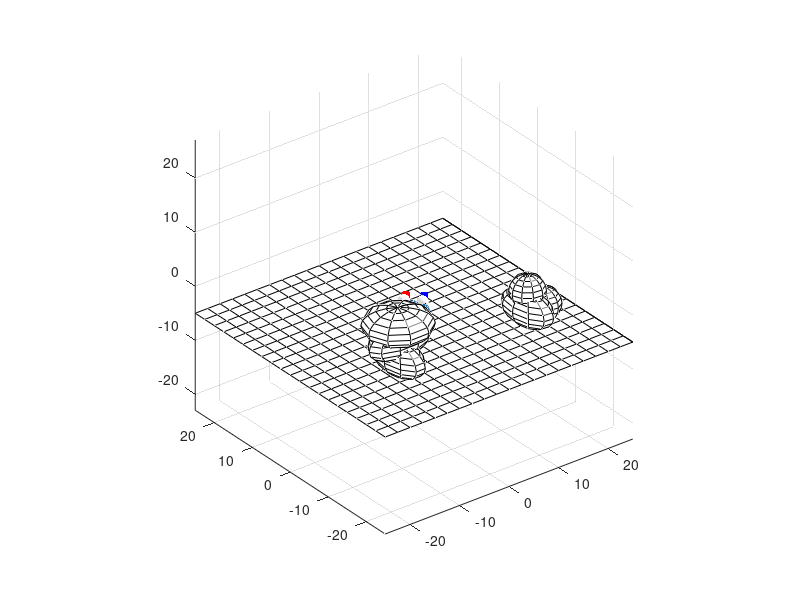

Reproduce this figure in MATLAB. (Note: this script raises an error after producing the figure.)
function DEMO_GenerativeModelsActiveVision
% This demo is associated with the paper 'Generative models for active
% vision' (Parr, Sajid, Da Costa, Mirza, and Friston). It sets out the
% series of steps that could be used by the brain's implicit generative
% model to predict a retinal image. The idea is that each of these
% processes may be seen as factors in a probabilistic generative model that
% could in principle be inverted to recover the message passing in the
% visual system.

% Initialisation
%--------------------------------------------------------------------------
rng default  % For reproducibility

% Priors
%--------------------------------------------------------------------------
% These are categorical distributions over some of the key variables in the
% model. Here, we factorise priors over eye direction into two spatial
% scales, similar to the approach used in Parr and Friston, 2018
% (PMID 29190328) to model visual neglect.

D1 = [0 1 0]';           % Priors over rooms
D2 = [0 1 0 0 0 0 0 0]'; % Priors over heading direction
D3 = [0 1 0 0]';         % Priors over eye direction (course scale)
D4 = [0 0 1 0]';         % Priors over eye direction (fine scale)
D5 = [1 0 0 0 0]';       % Prior over head location

% THE WHAT PATHWAY
%==========================================================================
% Alternative rooms
%--------------------------------------------------------------------------
% Rooms defined as having 2 objects (each of which is chosen from 2
% possible objects) in 2 locations (out of four possibilities).

R{1} = [0 0 2 1]; % Room 1
R{2} = [0 2 0 1]; % Room 2
R{3} = [0 2 2 0]; % Room 3

% Likelihood (of object being in view)
%--------------------------------------------------------------------------
% This is not strictly necessary for what follows, but eliminates surfaces
% that a priori are not in view, based upon the discrete variables above.
% This confers a slight improvement in the speed with which the model may
% be evaluated.

for f1 = 1:length(D1)
    for f2 = 1:length(D2)
        for f3 = 1:length(D3)
            for f4 = 1:length(D4)
                for f5 = 1:length(D5)
                    A1(1,f1,f2,f3,f4,f5) = 1;
                    A2(1,f1,f2,f3,f4,f5) = 1;
                    if find(R{f1},1) == 1
                        if f2 == 1 || f2 == 2 || f2 == 3
                            A1(2,f1,f2,f3,f4,f5) = 1;
                        end
                    elseif find(R{f1},1) == 2
                        if f2 == 1 || f2 == 8 || f2 == 9
                            A1(2,f1,f2,f3,f4,f5) = 1;
                        end
                    elseif find(R{f1},1) == 3
                        if f2 == 5 || f2 == 6 || f2 == 7
                            A1(2,f1,f2,f3,f4,f5) = 1;
                        end
                    end
                    if find(R{f1},1,'last') == 2
                        if f2 == 1 || f2 == 8 || f2 == 9
                            A2(2,f1,f2,f3,f4,f5) = 1;
                        end
                    elseif find(R{f1},1,'last') == 3
                        if f2 == 3 || f2 == 4 || f2 == 5
                            A2(2,f1,f2,f3,f4,f5) = 1;
                        end
                    elseif find(R{f1},1,'last') == 4
                        if f2 == 5 || f2 == 6 || f2 == 7
                            A2(2,f1,f2,f3,f4,f5) = 1;
                        end
                    end    
                end
            end
        end
    end
end

% Sample objects and locations from room
%--------------------------------------------------------------------------
% This generates a matrix OL whose first row indexes identities, and whose
% second row indexes locations.

r  = find(rand < cumsum(D1),1); % Sample from prior
OL = [R{r}(R{r}>0);find(R{r})]; % Specify objects and their locations

A1 = A1(:,r,:,:,:,:);
A2 = A2(:,r,:,:,:,:);

% Define the 2 objects in terms of their constituent parts (assumed
% spherical)
%--------------------------------------------------------------------------
% Here we collate the surfaces of objects defined by sampling from the
% above priors. Each object is defined in terms of a collection of spheres
% that each undergo affine transformations. The collection of spheres
% comprising an object then undergo similar transformations, placing them
% in the room.

T   = [ 13, 13,0;   % Possible translations (rows)
        13,-13,0;
       -13, 13,0;
       -13,-13,0];
XYZ = {};           % Surfaces in scene

% Loop through objects
%--------------------------------------------------------------------------
% Here we loop through the objects identified above, and find their
% constituent surfaces in mesh form.

for i = 1:size(OL,2)
    xyz = gmav_object(OL(1,i));   % Get surfaces of objects
    Q = randn(3,1)/16;            % Rotation
    S = randn(3,1)/16 + 3;        % Scaling
    for j = 1:size(xyz,1)
        [X,Y,Z] = gmav_rotate_scale_translate(Q,S,T(OL(2,i),:)',xyz{j,1},xyz{j,2},xyz{j,3});
        XYZ = [XYZ; {X,Y,Z}];
    end
end

% Add Ground
%--------------------------------------------------------------------------
[Xg, Yg] = meshgrid(-25:2.5:25,-25:2.5:25);
Xg = [Xg Xg(:,end)];
Yg = [Yg Yg(:,end)];
Zg       = -5*ones(size(Xg));

XYZ = [XYZ;{Xg,Yg,Zg}];

% Plot mesh of complete scene
%--------------------------------------------------------------------------
% This displays the surfaces of the scene. We can see everything we have
% done so far as part of the ventral visual pathway, concerned with what is
% in our environment. The next step will be to establish the position of
% the retina in space, which calls upon the dorsal visual pathway, and
% those parts of the brain involved in spatial cognition.

figure('Name','Mesh','Color','w'), clf
for k = 1:size(XYZ,1)
    mesh(XYZ{k,1},XYZ{k,2},XYZ{k,3},'EdgeColor','k'), axis equal, hold on
end

% THE WHERE PATHWAY
%==========================================================================
% Retinal location
%--------------------------------------------------------------------------
% This depends upon 3 things: the location in space (allocentric), the
% direction the head is pointing (allocentric), and the angle of the eyes
% in the head (egocentric)

% 1. Sample head location
%--------------------------------------------------------------------------
r  = find(rand < cumsum(D5),1); % Sample from prior
L = [ 0, 0,1/2;                 % Head locations
      5, 5,1/2;
      5,-5,1/2;
     -5, 5,1/2;
     -5,-5,1/2];
L = L(r,:);

A1 = A1(:,:,:,:,:,r);
A2 = A2(:,:,:,:,:,r);

% 2. Sample head direction
%--------------------------------------------------------------------------
r  = find(rand < cumsum(D2),1); % Sample from prior
H = [(r-1)*pi/4,0];             % Allocentric heading direction

A1 = A1(:,:,r,:,:);
A2 = A2(:,:,r,:,:);

% 3. Sample eye direction
%--------------------------------------------------------------------------
% This involves sampling from both the coarse and fine scale, and
% accounting for convergence of the eyes. 

% 3a. Sample from coarse scale
%--------------------------------------------------------------------------
r  = find(rand < cumsum(D3),1); % Sample from prior
Ec = [];
for i = 1:2
    for j = 1:2
        Ec(end+1,:) = [-pi/16 + (i-1)*pi/8,-pi/16 + (j-1)*pi/8];
    end
end
Ec = Ec(r,:);
A1 = A1(:,:,:,r,:);
A2 = A2(:,:,:,r,:);

E  = [];
for i = 1:2
    for j = 1:2
        E(end+1,:) = Ec + [-pi/32 + (i-1)*pi/16,-pi/16 + (j-1)*pi/32];
    end
end

% 3b. Sample from fine scale
%--------------------------------------------------------------------------
r  = find(rand < cumsum(D4),1);             % Sample from prior
E  = [E(r,:)+[-0.01,0];E(r,:)+[+0.01,0]];   % Adjust for convergence

A1 = A1(:,:,:,:,r);
A2 = A2(:,:,:,:,r);

% Construct retina
%--------------------------------------------------------------------------
% With the above information available, we can now construct a retinal
% array--i.e., an array of cells (or groups of cells) associated with light
% hitting the lens at different angles.

% Constants
%--------------------------------------------------------------------------
f = pi/128;     % foveal field of view
ds = 1.5;       % Spacing between eyes

% Construct and plot retina
%--------------------------------------------------------------------------
% Here, we construct our array of cells, projected out through the lens. We
% then add these to the figure, placing the retina and the surfaces in the
% same space. In addition, we plot the eyes, and a circle representing the
% head position, for ease of visualisation.

V  = gmav_retinal_array(L,H,E,f/2,65,ds); 
plot3(V.L(:,:,1),V.L(:,:,2),V.L(:,:,3),'.r'), hold on
plot3(V.R(:,:,1),V.R(:,:,2),V.R(:,:,3),'.b')
gmav_plot_eyes([E(1,:),0],[E(2,:),0],H(1),L,ds);
axis equal

% THE RETINOCORTICAL PATHWAY
%==========================================================================
% This section computes the image expected on the retina, given the retinal
% location and surfaces sampled above.

% Visual field defects
%==========================================================================
% This section of code (commented out) omits all surfaces on one side of
% egocentric space, illustrating the consequences of a disconnection
% between the visual cortex (representing surfaces) and the retina, while
% still in the space of surfaces (i.e., on the visual cortical side of the
% decussation at the chiasm). This results in a homonymous hemianopia.
%
%--------------------------------------------------------------------------
% for i = 1:size(XYZ,1)
%     for j = 1:size(XYZ{i,1},1)
%         for k = 1:size(XYZ{i,1},2)
%             v = [XYZ{i,1}(j,k),XYZ{i,2}(j,k),XYZ{i,3}(j,k)] - L;
%             v = v/sqrt(v*v');
%             if v(1:2)*[cos(mean(E(:,1))+H(1)+pi/2);sin(mean(E(:,1))+H(1)+pi/2)] < 0, K(i,j,k) = 1; end
%         end
%     end
% end
%==========================================================================

tic

% Light source direction
%--------------------------------------------------------------------------
LS = [3*pi/2,-pi/2];

% Iterate over surfaces (starting from each retinal cell)
%--------------------------------------------------------------------------
Lr  = 32;                                 % length of vectors shown from retinal array (for plotting)
I.L = zeros(size(V.L,1),size(V.L,2));     % activation of cells in left retina
I.R = zeros(size(V.R,1),size(V.R,2));     % activation of cells in left retina

for c1 = 1:size(V.L,1)      % iterate along columns of cells in retina
    for c2 = 1:size(V.L,2)  % iterate along rows of cells in retina
        
        % Left retina
        %------------------------------------------------------------------
        x = [V.L(c1,c2,1),V.L(c1,c2,2),V.L(c1,c2,3)];
        n = x - [L(1) + ds*cos(H(1)+pi/2), L(2) + ds*sin(H(1)+pi/2), L(3)]; % Retinal cell location minus lens location
        n = n/sqrt(n*n');
        if c1 == 1 || c1 == size(V.L,1)
            if c2 == 1 || c2 == size(V.L,2)
                plot3([x(1),x(1) + Lr*n(1)],[x(2),x(2) + Lr*n(2)],[x(3),x(3) + Lr*n(3)],'r'), hold on
            end
        end
        if A1(2) > 0 && A2(2) > 0
            r = gmav_find_surface(x,n,XYZ);
            try, if K(r(1),r(2),r(3)), r = [];end, end
            I.L(c1,c2) = gmav_apply_lighting(r,n,XYZ,LS,0.5,1,2);
        elseif A1(2) > 0
            try, J = cat(1,K(1:3,:,:),K(end,:,:));, end
            r = gmav_find_surface(x,n,[XYZ(1:3,:);XYZ(end,:)]);
            try, if J(r(1),r(2),r(3)), r = [];end, end
            I.L(c1,c2) = gmav_apply_lighting(r,n,[XYZ(1:3,:);XYZ(end,:)],LS,0.5,1,2);
        elseif A2(2) > 0
            try, J = cat(1,K(4:6,:,:),K(end,:,:)); end
            r = gmav_find_surface(x,n,[XYZ(4:6,:);XYZ(end,:)]);
            try, if J(r(1),r(2),r(3)), r = [];end, end
            I.L(c1,c2) = gmav_apply_lighting(r,n,[XYZ(4:6,:);XYZ(end,:)],LS,0.5,1,2);
        else
            try, J = K(end,:,:); end
            r = gmav_find_surface(x,n,XYZ(end,:));
            try, if J(r(1),r(2),r(3)), r = [];end, end
            I.L(c1,c2) = gmav_apply_lighting(r,n,XYZ(end,:),LS,0.5,1,2);
        end
        
        % Right retina
        %------------------------------------------------------------------
        x = [V.R(c1,c2,1),V.R(c1,c2,2),V.R(c1,c2,3)];
        n = x - [L(1) - ds*cos(H(1)+pi/2), L(2) - ds*sin(H(1)+pi/2), L(3)]; % Retinal cell location minus lens location
        n = n/sqrt(n*n');
        if c1 == 1 || c1 == size(V.L,1)
            if c2 == 1 || c2 == size(V.L,2)
                plot3([x(1),x(1) + Lr*n(1)],[x(2),x(2) + Lr*n(2)],[x(3),x(3) + Lr*n(3)],'b'), hold on
            end
        end
        if A1(2) > 0 && A2(2) > 0
            r = gmav_find_surface(x,n,XYZ);
            try, if K(r(1),r(2),r(3)), r = [];end, end
            I.R(c1,c2) = gmav_apply_lighting(r,n,XYZ,LS,0.5,1,2);
        elseif A1(2) > 0
            try, J = cat(1,K(1:3,:,:),K(end,:,:)); end
            r = gmav_find_surface(x,n,[XYZ(1:3,:);XYZ(end,:)]);
            try, if J(r(1),r(2),r(3)), r = [];end, end
            I.R(c1,c2) = gmav_apply_lighting(r,n,[XYZ(1:3,:);XYZ(end,:)],LS,0.5,1,2);
        elseif A2(2) > 0
            try, J = cat(1,K(4:6,:,:),K(end,:,:)); end
            r = gmav_find_surface(x,n,[XYZ(4:6,:);XYZ(end,:)]);
            try, if J(r(1),r(2),r(3)), r = [];end, end
            I.R(c1,c2) = gmav_apply_lighting(r,n,[XYZ(4:6,:);XYZ(end,:)],LS,0.5,1,2);
        else
            try, J = K(end,:,:); end
            r = gmav_find_surface(x,n,XYZ(end,:));
            try, if J(r(1),r(2),r(3)), r = [];end, end
            I.R(c1,c2) = gmav_apply_lighting(r,n,XYZ(end,:),LS,0.5,1,2);
        end
    end
end

% Discrete cosine transforms
%--------------------------------------------------------------------------
DCT = dctmtx(size(I.R,1));
DR  = DCT*I.R*DCT';
DL  = DCT*I.L*DCT';

% Attenuate high frequency components
%--------------------------------------------------------------------------
[U1, U2] = meshgrid(1:size(DR,1),1:size(DR,2));    % Array coordinates
U3       = exp( - ((U1-1).^2 + (U2-1).^2)/256);    % Gaussian centred on low frequencies

DR = DR.*U3;
DL = DL.*U3;

% Inverse discrete cosine transform
%--------------------------------------------------------------------------
I.L = DCT'*DL*DCT;
I.R = DCT'*DR*DCT;

toc

% Plot retinal images
%--------------------------------------------------------------------------
% This shows the result of the generative process above, presenting the
% retinal images (inverted across the horizontal and vertical axes)
% anticipated under a given combination of the variables outlined above.

figure('Name','Retinal array','Color','w'), clf
subplot(1,2,1)
imagesc(I.L), axis square, title('Left retina')
colormap gray, caxis([0 max(max(max(I.L)),max(max(I.R)))]);
subplot(1,2,2)
imagesc(I.R), axis square, title('Right retina')
colormap gray, caxis([0 max(max(max(I.L)),max(max(I.R)))]);

% EYE MOVEMENTS AND THE OCULOMOTOR BRAINSTEM
%==========================================================================
% Finally, we briefly illustrate the generation of proprioceptive data we
% would anticipate on moving from one fixation location to the next. This
% represents the model employed by the oculomotor brainstem.

% Change priors to reflect new anticipated fixation location
%--------------------------------------------------------------------------
D3 = [0 0 1 0];
D4 = [1 0 0 0];

% Save previous fixation location, and sample new location
%--------------------------------------------------------------------------
E1 = mean(E);
r  = find(rand < cumsum(D3),1); % Sample from prior
Ec = [];
for i = 1:2
    for j = 1:2
        Ec(end+1,:) = [-pi/16 + (i-1)*pi/8,-pi/16 + (j-1)*pi/8];
    end
end
Ec = Ec(r,:);
E2  = [];
for i = 1:2
    for j = 1:2
        E2(end+1,:) = Ec + [-pi/32 + (i-1)*pi/16,-pi/16 + (j-1)*pi/32];
    end
end
r  = find(rand < cumsum(D4),1); % Sample from prior
E2  = E2(r,:);

% Equations of motion
%--------------------------------------------------------------------------
% These equations are based upon Newton's second law applied to rotational
% forces.

% First temporal derivative (ode)
%--------------------------------------------------------------------------
f = @(x) [x(3)...
          x(4)...
          E2(1) - x(1) - 2*x(3)...
          E2(2) - x(2) - 2*x(4)]';

% Jacobian of f(x)
%--------------------------------------------------------------------------
J = [0 0  1  0;
     0 0  0  1;
     1 0 -1  0;
     0 1  0 -1];

% Initialise at previous fixation and set integration timestep
%--------------------------------------------------------------------------
x  = [E1 0 0]';
dt = exp(-2);

% Numerically integrate (using matrix exponentials as in (Ozaki 1992))
%--------------------------------------------------------------------------
for t = 1:64
    dx = J\(expm(J*dt)-eye(4))*f(x(:,end));
    x(:,end+1)  = x(:,end) + dx + randn(4,1)/512; % Add small amplitude fluctuations
end

% Plot timecourse of hidden states (oculomotor angles and velocities)
%--------------------------------------------------------------------------
figure('Name','Occulomotion (hidden states)','Color','w'), clf
subplot(1,2,1), subplot(2,1,1), plot(x(1:2,:)'),subplot(2,1,2), plot(x(3:4,:)')

% Define expected value of proprioceptive data, as function of hidden
% states
%--------------------------------------------------------------------------
g = @(x) [x(1,:) - 0.01;
          x(2,:);
          x(1,:) + 0.01;
          x(2,:);
          x(3,:);
          x(4,:);
          x(3,:);
          x(4,:)];
      
% Plot anticipated proprioceptive data
%--------------------------------------------------------------------------
figure('Name','Occulomotion (hidden states)','Color','w'), clf
subplot(2,1,1), plot(g(x)' + randn(size(g(x)'))/512)

end

function [x,y,z] = gmav_rotate_scale_translate(Q,S,T,X,Y,Z)
% This routine applies the rotation (Q), scaling (S), and translation (T)
% transforms to the surfaces given by the X, Y, and Z coordinates.
%--------------------------------------------------------------------------

% Initialise
%--------------------------------------------------------------------------
Qx       = Q(1);
Qy       = Q(2);
Qz       = Q(3);
S        = diag(S);
A(:,:,1) = X;
A(:,:,2) = Y;
A(:,:,3) = Z;
A        = permute(A,[3,1,2]);

% Rotation matrices
%--------------------------------------------------------------------------
Rx = [1 0 0; 0 cos(Qx) -sin(Qx); 0 sin(Qx) cos(Qx)];
Ry = [cos(Qy) 0 sin(Qy); 0 1 0; -sin(Qy) 0 cos(Qy)];
Rz = [cos(Qz) -sin(Qz) 0; sin(Qz) cos(Qz) 0; 0 0 1];

R = Rx*Ry*Rz;

% Iterate through coordinates and apply transforms
%--------------------------------------------------------------------------
for i = 1:size(A,2)
    for j = 1:size(A,3)
        A(:,i,j) = R*S*A(:,i,j) + T;
    end
end

% Return in x,y,z format
%--------------------------------------------------------------------------
A = permute(A,[2,3,1]);
x = A(:,:,1);
y = A(:,:,2);
z = A(:,:,3);

end

function V = gmav_retinal_array(L,H,E,f,N,ds)
% Generate an array for each retina, based upon head location (L), head
% direction (H), eye direction (E), field of view (f), the desired number
% of cells in a row and column (N), and the spacing between the eyes (ds).
%--------------------------------------------------------------------------

% Location of each lens given by head location plus ds in directions
% orthogonal to head direction
%--------------------------------------------------------------------------
LL =    ds*[cos(H(1)+pi/2),sin(H(1)+pi/2),0]; % left lens
LR =  - ds*[cos(H(1)+pi/2),sin(H(1)+pi/2),0]; % right lens

% Centre of virtual retina (accounting for lens) is projection on to angle
% of line of sight
%--------------------------------------------------------------------------
V0 = [cos(E(:,1) + H(1)).*cos(E(:,2) + H(2)),...
      sin(E(:,1) + H(1)).*cos(E(:,2) + H(2)),...
      sin(E(:,1) + H(1)).*sin(E(:,2) + H(2))] + [L+LL;L+LR] ;

% Create evenly spaced array
%--------------------------------------------------------------------------
Vx         = zeros(N,N);
Nh         = (N-1)/2;
[Vy,Vz]    = meshgrid(-Nh:Nh,-Nh:Nh);
V.L(:,:,1) = Vx*tan(f);
V.L(:,:,2) = Vy*tan(f);
V.L(:,:,3) = Vz*tan(f);
V.R        = V.L;

% Apply rotations and translation (according to V0)
%--------------------------------------------------------------------------
V.L = permute(V.L,[3,1,2]);
V.R = permute(V.R,[3,1,2]);

% Rotation matrices
%--------------------------------------------------------------------------
for k = 1:2
    Ry = [cos(E(k,2) + H(2)) 0 sin(E(k,2) + H(2)); 0 1 0; -sin(E(k,2) + H(2)) 0 cos(E(k,2) + H(2))]; % Around y axis
    Rz = [cos(E(k,1) + H(1)) -sin(E(k,1) + H(1)) 0; sin(E(k,1) + H(1)) cos(E(k,1) + H(1)) 0; 0 0 1]; % Around z axis
    R{k} = Rz*Ry;
end

% Apply affine transforms to retinal array
%--------------------------------------------------------------------------
for i = 1:size(V.L,2)
    for j = 1:size(V.L,3)
        V.L(:,i,j) = R{1}*(V.L(:,i,j)) + V0(1,:)';
        V.R(:,i,j) = R{2}*(V.R(:,i,j)) + V0(2,:)';
    end
end

% Return V.L and V.R
%--------------------------------------------------------------------------
V.L = permute(V.L,[2,3,1]);
V.R = permute(V.R,[2,3,1]);

end

function r = gmav_find_surface(x,n,XYZ)
% This function finds the surface first encountered by a line originating
% at the lens, passing through a virtual retinal cell (x) and continuing in
% the direction n.
%--------------------------------------------------------------------------
r = [];
for ob = 1:size(XYZ,1)                  % iterate through objects
    for s1 = 1:size(XYZ{ob,1},1)-1      % iterate through surfaces along 1st dimension
        for s2 = 1:size(XYZ{ob,1},2)-1  % iterate through surfaces along 2nd dimension
            % find vectors from retinal cell to vertices of edges
            %--------------------------------------------------------------
            v(1,:) = [XYZ{ob,1}(s1,s2),XYZ{ob,2}(s1,s2),XYZ{ob,3}(s1,s2)] - x;
            v(2,:) = [XYZ{ob,1}(s1+1,s2),XYZ{ob,2}(s1+1,s2),XYZ{ob,3}(s1+1,s2)] - x;
            v(3,:) = [XYZ{ob,1}(s1,s2+1),XYZ{ob,2}(s1,s2+1),XYZ{ob,3}(s1,s2+1)] - x;
            v(4,:) = [XYZ{ob,1}(s1+1,s2+1),XYZ{ob,2}(s1+1,s2+1),XYZ{ob,3}(s1+1,s2+1)] - x;

            % assess whether n passes through the surface
            %--------------------------------------------------------------
            M  = -[(v(1,:)' - v(2,:)'), (v(1,:)' - v(3,:)'),  -n'];
            Ma = [(v(4,:)' - v(2,:)'), (v(1,:)' - v(2,:)')];               
            Mb = [(v(4,:)' - v(3,:)'), (v(3,:)' - v(1,:)')];
            ma = [v(1,:)' - v(2,:)', v(3,:)' - v(1,:)'];
            mb = [v(4,:)' - v(1,:)', v(1,:)' - v(2,:)'];

            if rank(M) < 3
                di = [0 0 0];
            else
                SN = M\v(1,:)';
                aMax  = pinv(Ma)*(ma(:,1) + SN(2)*ma(:,2));
                bMax  = pinv(Mb)*(mb(:,1) + SN(1)*mb(:,2));
                di(1) = SN(1) >= -1/2 && SN(1) <= aMax(2);
                di(2) = SN(2) >= -1/2 && SN(2) <= bMax(2);
                di(3) = SN(3) > 0;
            end
            
            % assess whether any other more proximal surface in line of
            % sight
            %--------------------------------------------------------------
            if prod(di)
                if isempty(r)
                    r = [ob,s1,s2];
                    d = sum(v,1)/4;
                    d = d*d';
                else
                    d_ = sum(v,1)/4;
                    d_ = d_*d_';
                    if d_ < d
                        r = [ob,s1,s2];
                        d = d_;
                    end
                end
            end
        end
    end
end

end

function j = gmav_apply_lighting(r,n,XYZ,L,a,b,c)
% This function returns the amount of light reflected from a surface
% (specified in r) in a direction opposite to the vector n, in a world
% with geometries XYZ, and given a light source projecting parallel light
% along the direction L. a is ambient lighting, and b is diffuse lighting.
% c is the specular lighting component
%--------------------------------------------------------------------------

% For figure 4 of the paper, images with each lighting component were
% generated by omitting two out of three of the components:
%--------------------------------------------------------------------------
% a = 0;
% b = 0;
% c = 0;

if ~isempty(r) % There is a surface in the line of sight
    % Apply ambient lighting
    %----------------------------------------------------------------------
    j = a;
    for i = 1:size(L,1)
        LS = L(i,:);
        % Apply reflected light
        %------------------------------------------------------------------
        m = [cos(LS(1))*cos(LS(2)),sin(LS(1))*cos(LS(2)),sin(LS(2))]; % normal light vector
        
        % Check whether exposed to light
        %------------------------------------------------------------------
        x = [0,0,0];
        for k1 = 0:1
            for k2 = 0:1
                x = x + [XYZ{r(1),1}(r(2)+k1,r(3)+k2),XYZ{r(1),2}(r(2)+k1,r(3)+k2),XYZ{r(1),3}(r(2)+k1,r(3)+k2)]/4;
            end
        end
     
        s = gmav_find_surface(x,-m,XYZ);
        if isempty(s)  % nothing between surface and light source
            % find normal to surface at acute angle to n
            %--------------------------------------------------------------
            u = [XYZ{r(1),1}(r(2),r(3)),XYZ{r(1),2}(r(2),r(3)),XYZ{r(1),3}(r(2),r(3))];
            v = [XYZ{r(1),1}(r(2)+1,r(3)),XYZ{r(1),2}(r(2)+1,r(3)),XYZ{r(1),3}(r(2)+1,r(3))];
            w = [XYZ{r(1),1}(r(2),r(3)+1),XYZ{r(1),2}(r(2),r(3)+1),XYZ{r(1),3}(r(2),r(3)+1)];
            z = cross((v - u)',(w - u)')';
            z = z/sqrt(z*z');
            if z*n' > 0
                z = -z;
            end
            
            % assess whether acute angle to LS
            %--------------------------------------------------------------
            if z*m' < 0
                j = j - b*z*m';                      % add diffuse lighting
                h = (m + n)/sqrt((m + n)*(m + n)');  % find direction halfway between eye and light
                j = j + c*abs(h*z')^60;              % add specular lighting
            end
        end
    end
else
    j = 0;
    
end

end

function xyz = gmav_object(k)
% This function takes an array containing object identifier
% and returns the coordinates of the associated objects.
%--------------------------------------------------------------------------
xyz     = {};
[x,y,z] = sphere(10);

if k == 1
    Q = [0,0,0;        % Rotations
         0,0,0;
         0,0,0];
    S = [1,2,1;        % Scalings
         2,1,1;
         2,2,1];
    T = [0,0,0;        % Translations
         0,0,1;
         0,0,2];
     
elseif k == 2
    Q = [0,0,0;        % Rotations
         0,0,0;
         0,0,0];
    S = [1,2,1;        % Scalings
         1,1,1;
         1,1,1];
    T = [0,0,0;        % Translations
         0,0,1;
         1,0,0];
end

for i = 1:size(Q,1)
    [X,Y,Z] = gmav_rotate_scale_translate(Q(i,:),S(i,:),T(i,:)',x,y,z);
    xyz = [xyz;{X,Y,Z}];
end

end

function gmav_plot_eyes(q1,q2,qh,X,s)
% This function is based on that used to visualise eye-movements in Parr
% and Friston, 2018 (PMID 29407941), but is additionally equipped with head
% location and angle.
%--------------------------------------------------------------------------

r  = 3;   % Radius of head
rr = 3 + 1;
[x,y,z] = sphere;

% Plot circle representing head location, with spheres for each eye
%--------------------------------------------------------------------------
plot3(r*sin(1:360)+X(1)-rr*cos(qh),r*cos(1:360)+X(2)-rr*sin(qh),zeros(1,360)+X(3)), hold on
surf(x+r*cos(qh)-s*sin(qh)+X(1)-rr*cos(qh),y+r*sin(qh)+s*cos(qh)+X(2)-rr*sin(qh),z+X(3),'Facecolor','w','EdgeColor','none','FaceLighting','gouraud','AmbientStrength',0.7)
surf(x+r*cos(qh)+s*sin(qh)+X(1)-rr*cos(qh),y+r*sin(qh)-s*cos(qh)+X(2)-rr*sin(qh),z+X(3),'Facecolor','w','EdgeColor','none','FaceLighting','gouraud','AmbientStrength',0.7)

% Create irises
%--------------------------------------------------------------------------
a  = hgtransform;
b  = hgtransform;
xi = (x(1:5,:)); yi = y(1:5,:); zi = z(1:5,:)-exp(-4);
surf(xi,yi,zi,'Facecolor','b','EdgeColor','none','FaceLighting','gouraud','AmbientStrength',0.7,'Parent',a)
surf(xi,yi,zi,'Facecolor','b','EdgeColor','none','FaceLighting','gouraud','AmbientStrength',0.7,'Parent',b)

% ... and pupils
%--------------------------------------------------------------------------
xp = x(1:3,:); yp = y(1:3,:); zp = z(1:3,:)-2*exp(-4);
surf(xp,yp,zp,'Facecolor','k','EdgeColor','none','FaceLighting','gouraud','AmbientStrength',0.7,'Parent',a)
surf(xp,yp,zp,'Facecolor','k','EdgeColor','none','FaceLighting','gouraud','AmbientStrength',0.7,'Parent',b)

% Add lighting
%--------------------------------------------------------------------------
light

% Determine affine transformations to bring head and eyes into position
%--------------------------------------------------------------------------
Rxa = makehgtform('xrotate',q1(1));
Rxb = makehgtform('xrotate',q2(1));
Rya = makehgtform('yrotate',q1(2)-pi/2);
Ryb = makehgtform('yrotate',q2(2)-pi/2);
Rza = makehgtform('zrotate',q1(1)+qh);
Rzb = makehgtform('zrotate',q2(1)+qh);
Rta = makehgtform('translate', [s*sin(qh)+r*cos(qh)+X(1)-rr*cos(qh) -s*cos(qh)+r*sin(qh)+X(2)-rr*sin(qh) X(3)]);
Rtb = makehgtform('translate', [-s*sin(qh)+r*cos(qh)+X(1)-rr*cos(qh) +s*cos(qh)+r*sin(qh)+X(2)-rr*sin(qh) X(3)]);

% Apply affine transforms
%--------------------------------------------------------------------------
set(a,'Matrix',Rta*Rxa*Rza*Rya);
set(b,'Matrix',Rtb*Rxb*Rzb*Ryb);

end